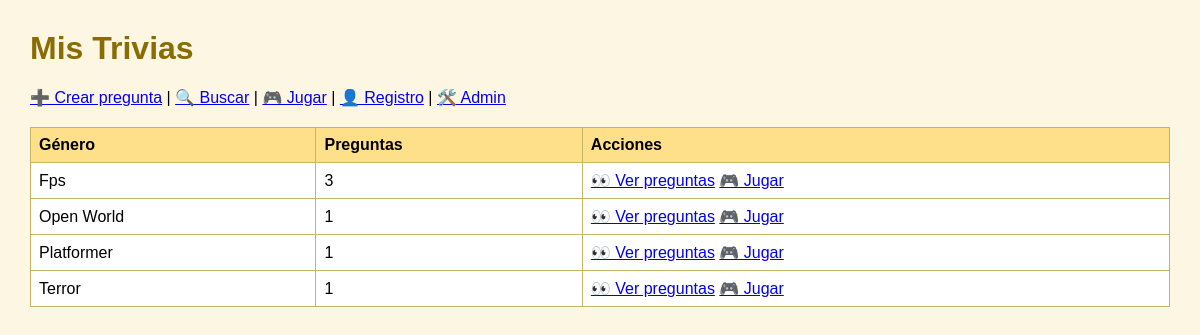
The page / on the database its author committed.
### tables this page shows
CREATE TABLE trivia (
        id INTEGER PRIMARY KEY AUTOINCREMENT,
        pregunta TEXT NOT NULL UNIQUE
    );

### main.py (the view)
@app.get("/")
def listar_generos(request: Request):
    conn = conectar_db()
    cursor = conn.cursor()
    query = """
    SELECT f.id, f.pregunta AS genero, COUNT(h.id) AS total
    FROM trivia f
    LEFT JOIN questions h ON h.trivia_id = f.id
    GROUP BY f.id
    ORDER BY f.pregunta
    """
    cursor.execute(query)
    generos = [dict(row) for row in cursor.fetchall()]
    conn.close()
    return templates.TemplateResponse(
        request, name="index.html", context={"generos": generos}
    )

### templates/index.html (shortened to what this page needs)
<!DOCTYPE html>
<html lang="es">
<head>
</head>
<body>
    <h1>Mis Trivias</h1>
    <nav>
        <a href="/crear">➕ Crear pregunta</a> |
        <a href="/buscar">🔍 Buscar</a> |
        <a href="/jugar">🎮 Jugar</a> |
        <a href="/registro">👤 Registro</a> |
        <a href="/admin">🛠️ Admin</a>
    </nav>
    {% if generos %}
    <table>
        <tr>
            <th>Género</th>
            <th>Preguntas</th>
            <th>Acciones</th>
        </tr>
        {% for g in generos %}
        <tr>
            <td>{{ g["genero"] }}</td>
            <td>{{ g["total"] }}</td>
            <td>
                <a href="/trivia?genero={{ g['genero'] | urlencode }}">👀 Ver preguntas</a>
                <a href="/jugar?genero={{ g['genero'] | urlencode }}">🎮 Jugar</a>
            </td>
        </tr>
        {% endfor %}
    </table>
    {% else %}
    <p>No hay géneros todavía. <a href="/crear">Crea la primera pregunta</a>.</p>
    {% endif %}
</body>
</html>

### templates/index.html (style rules this page uses)
body { font-family: Arial, sans-serif; margin: 30px; background: #fdf6e3; }
h1 { color: #8a6d00; }
nav { margin-bottom: 20px; }
table { border-collapse: collapse; width: 100%; background: white; }
th, td { border: 1px solid #c5b565; padding: 8px; text-align: left; }
th { background: #ffe08a; }

### rows shown on the page
trivia: genero "Fps", total "3"
trivia: genero "Open World", total "1"
trivia: genero "Platformer", total "1"
trivia: genero "Terror", total "1"
